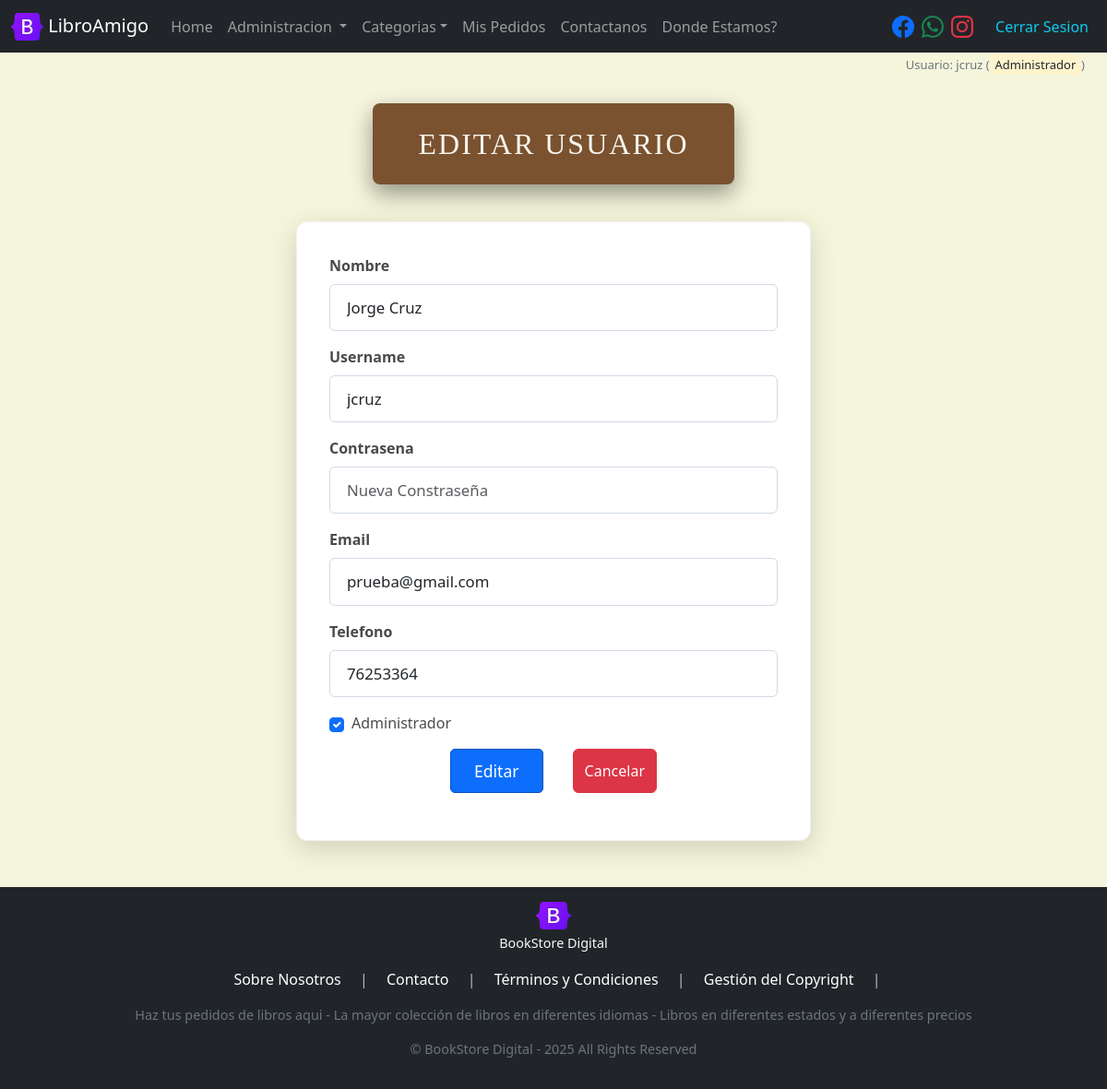
Page /users/admin/edit/1 (signed in) on the committed database.
### models/user_model.py (models this page shows, shortened)
class User(db.Model, UserMixin):
    __tablename__ = 'users'
    id = db.Column(db.Integer, primary_key = True)
    name = db.Column(db.String(100), nullable = False)
    username = db.Column(db.String(20), nullable = False)
    pass_hash = db.Column(db.String, nullable = False)
    created_at = db.Column(db.DateTime, default = datetime.now) #utcnow #Date -> date.today  from datetime import date
    is_admin = db.Column(db.Boolean, default = False)
    email = db.Column(db.String(100), unique = True, nullable = False)
    phone = db.Column(db.String(20), nullable = False)
    contacts_relation = db.relationship('Contact', back_populates = 'user_relation', cascade="all, delete-orphan")
    orders_relation = db.relationship('Order', back_populates = 'user_relation')
    @staticmethod
    def get_by_id(id):
        return User.query.get(id)
    def delete(self):
        db.session.delete(self)
        db.session.commit()

### controllers/user_controller.py (the view, shortened to what this page needs)
@user_bp.route("/admin/edit/<int:id>", methods= ['POST','GET'])
@admin_required
def edit(id):
    user = User.get_by_id(id)
    form = EditForm(obj=user)
    if 'cancel' in request.form:
        return redirect(url_for('user.index'))
    return user_view.edit(form=form, user=user)

### forms/form_users.py
class EditForm(FlaskForm):
    name = StringField('Nombre',validators=[DataRequired(),Length(max=64)])
    username = StringField('Username',validators=[DataRequired(),Length(max=20)])
    is_admin = BooleanField('Administrador')
    email = StringField('Email',validators=[DataRequired(), Email()])
    phone = StringField('Telefono',validators=[DataRequired()])
    submit = SubmitField('Editar')
    cancel = SubmitField('Cancelar')

### controllers/order_controller.py (called while the page is built)
@login_manager.user_loader
def load_user(user_id):
    return User.get_by_id(user_id)

### models/category_model.py (called while the page is built)
    @staticmethod
    def get_all_active():
        return Category.query.filter(Category.is_active == True).order_by(Category.name).all()

### run.py (called while the page is built)
@app.context_processor
def inject_active_path():
    def is_active(path):
        return 'active' if request.path == path else ''
    return(dict(is_active = is_active))

@app.context_processor
def inject_categories():
    categories = Category.get_all_active()
    return dict(categories=categories)

### views/user_view.py (called while the page is built)
def edit(form, user):
    return render_template('users/edit.html', form=form, user=user)

### templates/users/edit.html (shortened to what this page needs)
{% extends 'base.html' %}
{% block content %}
<div class="container">
<h1 class="main-title-banner text-center">Editar Usuario</h1>
 <div class="row justify-content-center">
    <div class="col-md-8 col-lg-6 form-panel-card">
        <form action="{{url_for('user.edit', id = user.id)}}" method="post" novalidate>
            <div class="mb-3">
                {{ form.name.label(class="form-label") }}
                {{ form.name(class="form-control")}}
            </div>
            <div class="mb-3">
                {{ form.username.label(class="form-label") }}
                {{ form.username(class="form-control")}}
            </div>
            <div class="mb-3">
                <label for="" class="form-label">Contrasena</label>
                <input type="password" class="form-control" placeholder="Nueva Constraseña" name="passwd">
            </div>
            <div class="mb-3">
                {{ form.email.label(class="form-label") }}
                {{ form.email(class="form-control")}}
            </div>
            <div class="mb-3">
                {{ form.phone.label(class="form-label") }}
                {{ form.phone(class="form-control")}}
            </div>
            <div class="mb-3 form-check d-flex align-items-center">
                {{ form.is_admin(class="form-check-input", id="is_admin_check") }}
                <label class="form-check-label ms-2" for="is_admin_check">{{ form.is_admin.label }}</label>
            </div>
            <div class="my-3 d-flex justify-content-center">
                {{ form.submit(class="btn btn-primary")}}
                {{ form.cancel(class="btn btn-danger")}}
            </div>
        </form>
    </div>
</div>
</div>
{% endblock %}

### templates/base.html (shortened to what this page needs)
<!doctype html>
<html lang="es">
  <head>
    <link href="https://cdn.jsdelivr.net/npm/bootstrap@5.3.6/dist/css/bootstrap.min.css" rel="stylesheet">
    <link href="https://cdn.jsdelivr.net/npm/bootstrap-icons@1.11.3/font/bootstrap-icons.css" rel="stylesheet">
    <link rel="stylesheet" href="{{ url_for('static', filename='css/styles.css') }}">
   </head>
  <body class="d-flex flex-column ">
        <nav class="navbar navbar-expand-lg navbar-dark bg-dark">
            <div class="container-fluid">
                <a class="navbar-brand" href="/">
                    <img src="/static/images/book_logo.svg" alt="Bookstore" width="35" height="30" class="d-inline-block align-text-top">
                    LibroAmigo
                </a>
                <div class="collapse navbar-collapse" id="navbarSupportedContent">
                <ul class="navbar-nav me-auto mb-2 mb-lg-0">
                    <li class="nav-item">
                    <a class="nav-link {{is_active('/')}} " aria-current="page" href="/">Home</a>
                    </li>
                    {% if current_user.is_authenticated and current_user.is_admin %}
                    <li class="nav-item dropdown">
                    <a class="nav-link dropdown-toggle"  href="#" role="button" data-bs-toggle="dropdown" aria-expanded="false">Administracion </a>
                    </li>
                    {% endif %}
                    <li class="nav-item dropdown">
                        <a class="nav-link dropdown-toggle" href="#" role="button" data-bs-toggle="dropdown" aria-expanded="false">Categorias</a>
                    </li>
                    <li class="nav-item">
                    <a class="nav-link {{is_active('/orders/my_orders')}}" href="{{url_for('order.my_orders')}}">Mis Pedidos</a>
                    </li>
                    <li class="nav-item">
                    <a class="nav-link {{is_active('/contacts/create')}}" href="{{url_for('contact.create')}}">Contactanos</a>
                    </li>
                    <li class="nav-item">
                    <a class="nav-link" href="{{url_for('map')}}"> Donde Estamos?</a>
                    </li>
                </ul>
                <div class="d-flex align-items-center me-3">
                    <a href="https://www.facebook.com" target="_blank" class="me-2">
                        <i class="bi bi-facebook fs-4"></i>
                    </a>
                    <a href="https://www.whatsapp.com" target="_blank" class="me-2">
                        <i class="bi bi-whatsapp fs-4 text-success"></i>
                    </a>
                    <a href="https://www.instagram.com" target="_blank">
                        <i class="bi bi-instagram fs-4 text-danger"></i>
                    </a>
                </div>
                <ul class="navbar-nav navbar-right">
                    {% if not current_user.is_authenticated %}
                    <li class="nav-item">
                        <a class="nav-link text-info" href="{{url_for('user.login')}}">Iniciar Sesion</a>
                    </li>
                    <li class="nav-item">
                        <a class="nav-link text-warning" href="{{url_for('user.signup')}}">Registrarse</a>
                    </li>
                    {% else %}
                    <li class="nav-item">
                        <a class="nav-link text-info" href="{{url_for('user.logout')}}">Cerrar Sesion</a>
                    </li>
                    {% endif %}
                </ul>
                </div>
            </div>
        </nav>
        <div class="text-end mx-4 mt-1 mb-0">
            {%if current_user.is_authenticated%}
                <p class="text-secondary" style="font-size: small;"> Usuario: {{current_user.username}}
                    {% if current_user.is_admin %} (<mark> Administrador </mark>){% endif %}
                </p>
            {% endif %}
        </div>
        <main class="container mt-0 min-vh-100">
        {% block content %}
        {% endblock %}
        </main>
        {%block footer %}
        <footer class="footer mt-auto mb-0 py-3 bg-dark text-white">
            <div class="container text-center">
                <div class="mb-1">
                    <img src="{{ url_for('static', filename='images/book_logo.svg') }}" alt="Logo de Freeditorial" style="height: 30px;">
                    <p class="mt-1 text-light">BookStore Digital</p>
                </div>
                <ul class="list-inline">
                    <li class="list-inline-item"><a href="#" class="text-white mx-2 text-decoration-none">Sobre Nosotros</a></li>
                    <li class="list-inline-item">|</li>
                    <li class="list-inline-item"><a href="#" class="text-white mx-2 text-decoration-none">Contacto</a></li>
                    <li class="list-inline-item">|</li>
                    <li class="list-inline-item"><a href="#" class="text-white mx-2 text-decoration-none">Términos y Condiciones</a></li>
                    <li class="list-inline-item">|</li>
                    <li class="list-inline-item"><a href="#" class="text-white mx-2 text-decoration-none">Gestión del Copyright</a></li>
                    <li class="list-inline-item">|</li>
                </ul>
                <p class="text-secondary">
                    Haz tus pedidos de libros aqui - La mayor colección de libros en diferentes idiomas -  Libros en diferentes estados y a diferentes precios
                </p>
                <p class="text-secondary small">
                    © BookStore Digital - 2025  All Rights Reserved
                </p>
            </div>
        </footer>
        {% endblock %}
  </body>
</html>

### static/css/styles.css (style rules this page uses)
body { background-color: #f5f5dc; color: #333; }
.footer { background-color: #333; color: #fff; color: #bbb !important; }
.footer p { font-size: 0.9em; }
.main-title-banner { position: relative; display: block; width: fit-content; padding: 25px 50px; margin: 15px auto 40px auto; background-color: #7a5230; color: #f8f5ed; font-family: 'Playfair Display', serif; font-size: 2em; text-align: center; text-transform: uppercase; letter-spacing: 2px; line-height: 1.2; box-shadow: 0 10px 25px rgba(0,0,0,0.4); border-radius: 8px; white-space: nowrap; overflow: hidden; text-overflow: ellipsis; max-width: 90%; }
.form-panel-card { background-color: #ffffff; padding: 35px; border-radius: 12px; box-shadow: 0 8px 30px rgba(0, 0, 0, 0.15); margin-bottom: 50px; border: 1px solid #f0f0f0; transition: transform 0.3s ease-in-out, box-shadow 0.3s ease-in-out; }
.form-panel-card .form-label { font-weight: 600; color: #4a4a4a; margin-bottom: 8px; }
.form-panel-card .form-control { border-color: #d1d9e6; border-radius: 6px; padding: 12px 18px; font-size: 1.05em; }
.form-panel-card .form-check-label { font-weight: normal; color: #4a4a4a; }
.form-panel-card .btn-primary { background-color: #0d6efd; ; border-color: #0e52b8; padding: 10px 25px; font-size: 1.1em; border-radius: 5px; }

### rows in the picture
User: username "jcruz", name "Jorge Cruz", email "prueba@gmail.com", phone "76253364", is_admin "☑"
